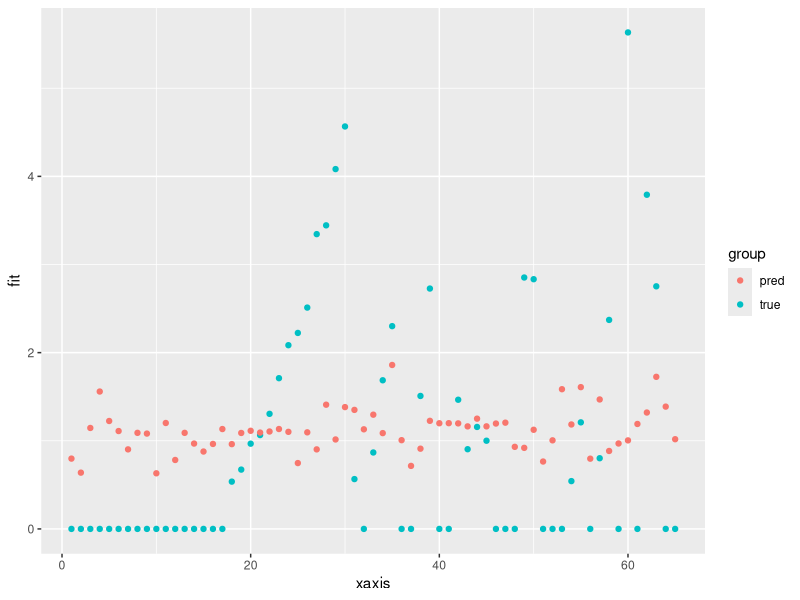

Write the R code that produced this figure.
library("dplyr")
library("ggplot2")
library("caTools")

train_data <- read.csv("train_data.csv")
test_data <- read.csv("test_data.csv")

train_data <- train_data %>% filter(month %in% c("mar", "jun", "jul", "aug", "sep", "opt", "dec"))
test_data <- test_data %>% filter(month %in% c("mar", "jun", "jul", "aug", "sep", "opt", "dec"))

# on train data 
model <- lm(formula = log_area ~ temp*(DMC+DC+wind), data = train_data)
summary(model)
train_mse_9 <- mean(model$residuals^2)

pred <- predict(model, test_data, interval="confidence")
pred <- data.frame(pred)
true <- test_data$log_area

pred <- predict(model, test_data, interval="prediction")
pred <- data.frame(pred)

true <- data.frame(fit = test_data$log_area)

test_mse_9 <- mean((true$fit - pred$fit)^2)
xaxis <- c(1:length(true$fit))

true$xaxis <- xaxis
true$group <- "true"
pred$xaxis <- xaxis
pred$group <- "pred"
res <- rbind(true, pred[c("xaxis", "fit", "group")])

ggplot(res, aes(x = xaxis, y = fit, group = group, fill = group, col = group)) +
  geom_point()
